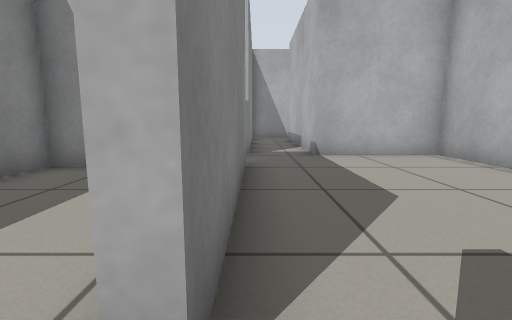
View 1 (above)

17 first-person views from a walk through a Gazebo world. The camera is 0.5 m above the floor, tilts 8° down and sees 85° across. The floor is counted in squares, 0.5 m on a side. Each view is taken from the middle of a square. On the plan, view 1 faces up. The plan holds only what a view shows up to about 11 squares ahead; the rest is blank.

View 2
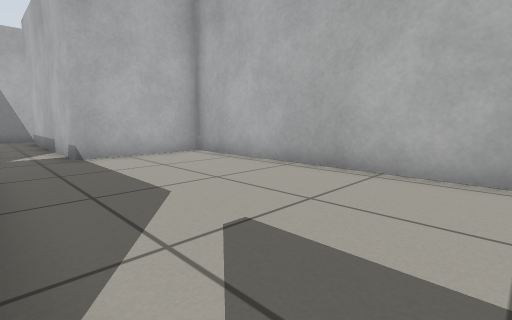

View 3
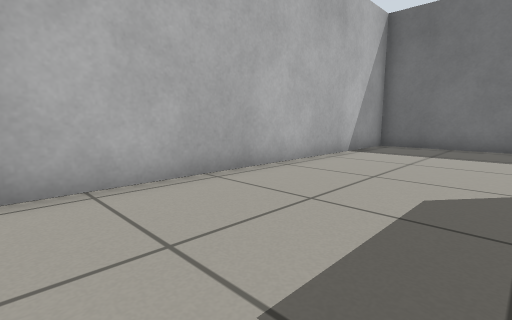

View 4
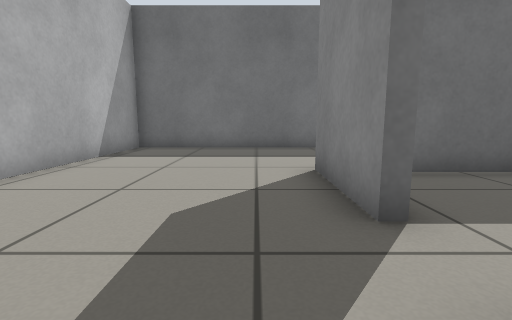

View 5
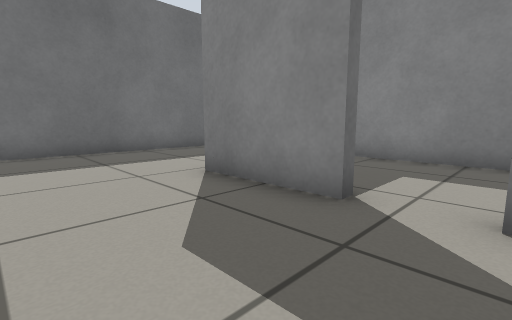

View 6
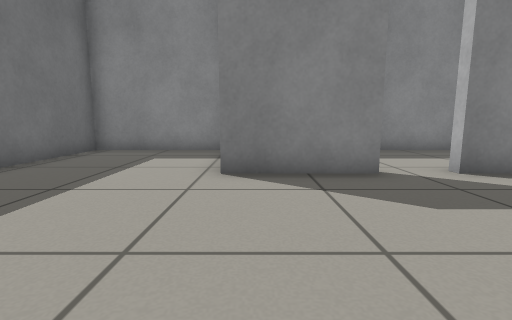

View 7
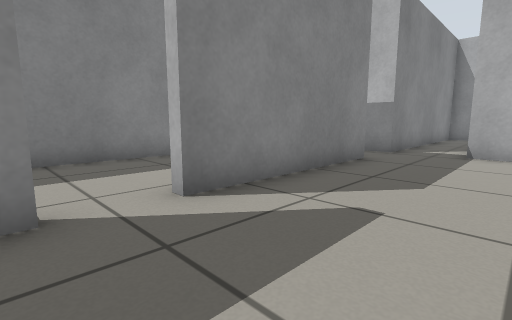

View 8
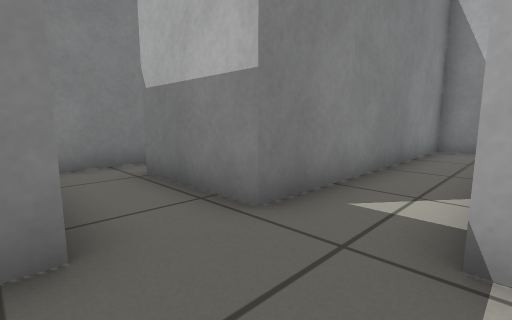

View 9
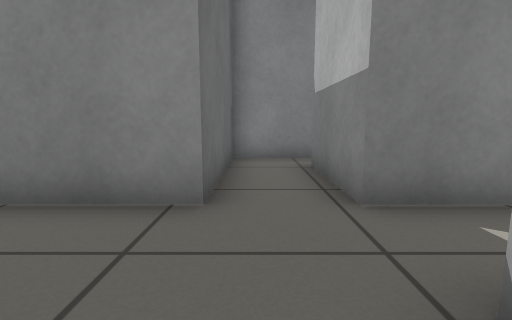

View 10
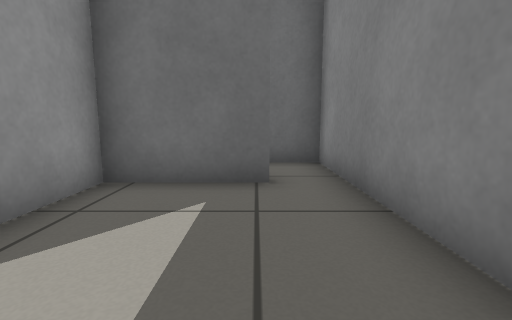

View 11
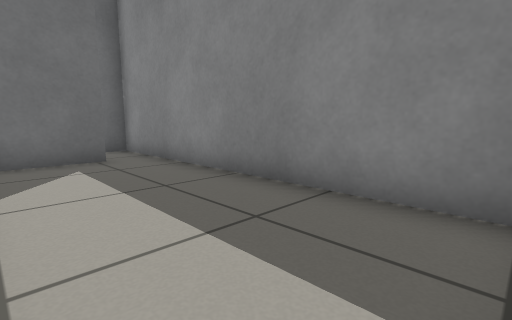

View 12
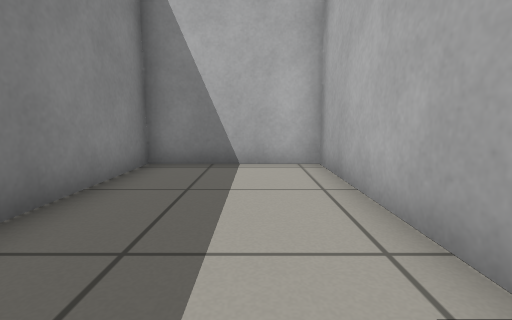

View 13
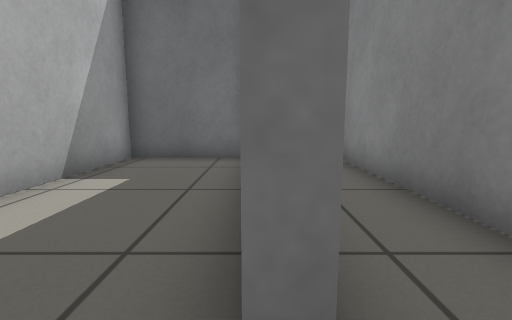

View 14
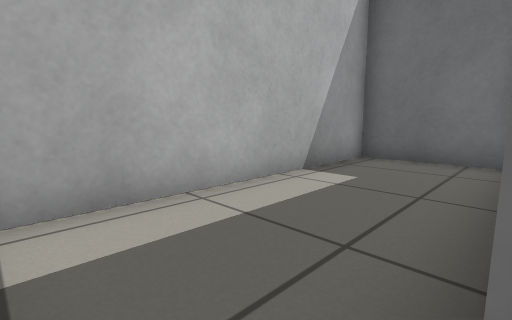

View 15
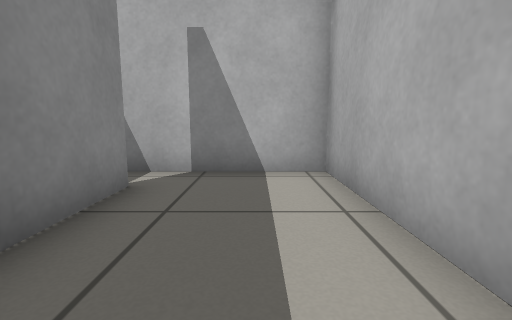

View 16
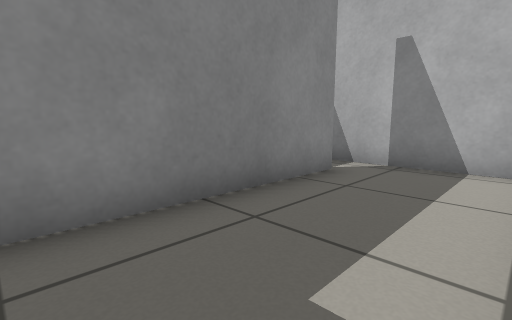

View 17
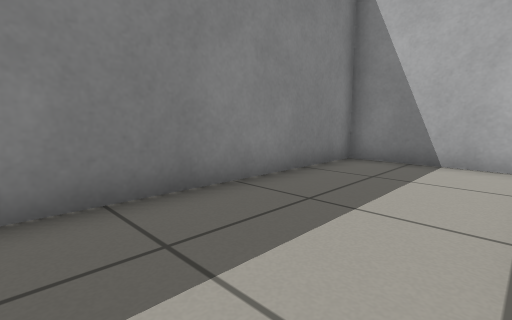

### Floor plan
Points are (right, up) in squares from view 1. A wall is a line through its corners. A room is listed if a view was taken in it or the views show most of it. See-through windows are left out.
Room 1 (views 1, 2, 3, 4, 5, 6, 7, 8, 9)
walls: (-0.6, -0.7) (-0.2, -0.7) (-0.2, -3.7); (-4.5, -4.1) (-4.5, -8.4) (5.4, -8.4) (5.4, 8.2) (1.8, 8.2) (1.8, 14.5); (-4.5, 9.6) (-4.5, 6.4) (-0.2, 6.4) (-0.2, 0.9); (1.5, 16.5) (-0.2, 16.5) (-0.2, 8.2) (-3.2, 8.2)
ways out: opening at (-4, 9) to room 2; opening at (2, 16) to room 3; opening at (0, 0) to room 4
Room 2 (views 10, 11, 12)
walls: (-3.3, 8.6) (-0.5, 8.6) (-0.5, 16.5) (-4.5, 16.5) (-4.5, 9.6)
ways out: opening at (-4, 9) to room 1
Room 3 (views 13, 14, 15, 16)
walls: (2, 15.2) (2, 10); (2.4, 8.6) (5.4, 8.6) (5.4, 16.5) (1.5, 16.5)
low walls: (1.6, 15.2) (2, 15.2)
ways out: opening at (2, 16) to room 1
Room 4 (view 17)
walls: (-0.2, 0.9) (-0.6, 0.9); (-1.2, 6.1) (-4.5, 6.1) (-4.5, -2.6); (-4, -3.4) (-2, -3.4)
ways out: opening at (0, 0) to room 1

Where each view was taken, in squares from view 1:
view 1: 0 up, 0 right, facing up
view 2: 0 up, 0 right, facing up-right
view 3: 3 up, 1 right, facing down-right
view 4: 2 up, 1 right, facing down
view 5: 1 up, 3 right, facing down-left
view 6: 3 down, 5 right, facing left
view 7: 1 down, 3 right, facing up-left
view 8: 6 up, 2 right, facing up-left
view 9: 7 up, 3 right, facing left
view 10: 13 up, 3 left, facing down
view 11: 16 up, 1 left, facing down-left
view 12: 10 up, 2 left, facing up
view 13: 16 up, 2 right, facing down
view 14: 16 up, 2 right, facing down-right
view 15: 11 up, 4 right, facing up
view 16: 10 up, 5 right, facing up-left
view 17: 1 down, 1 left, facing up-left
